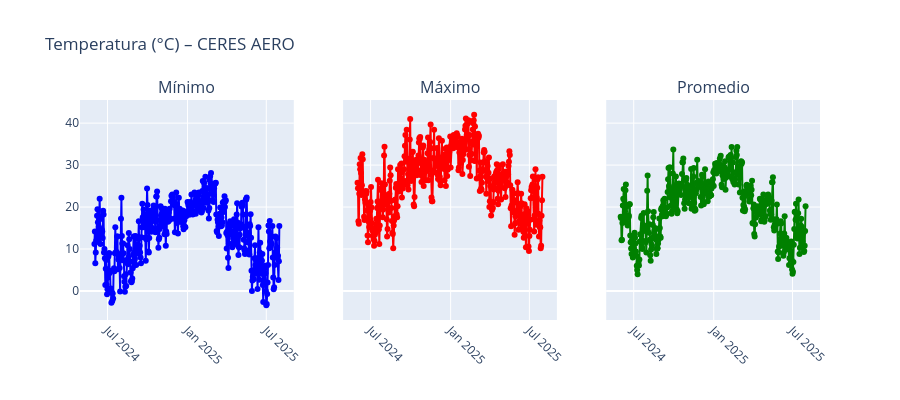
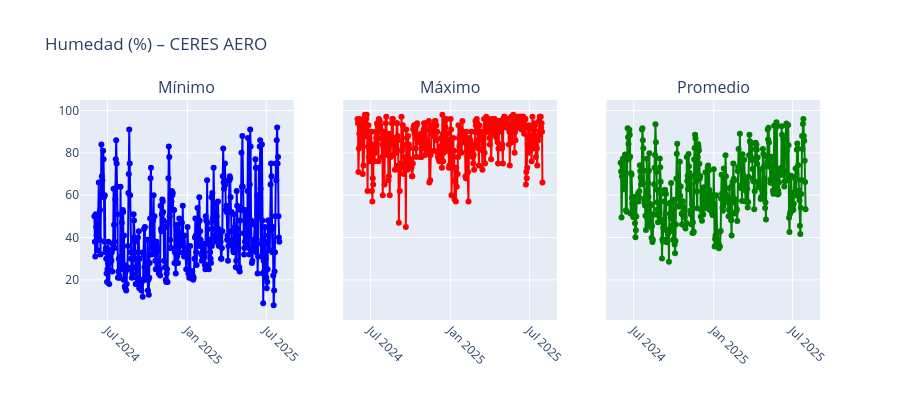
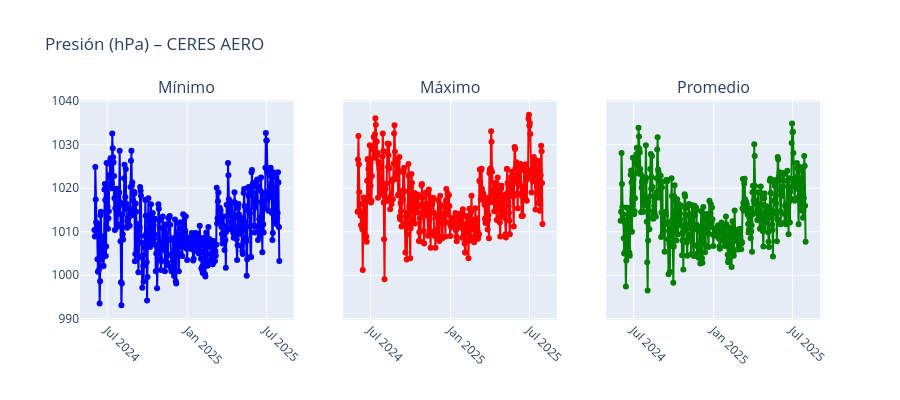
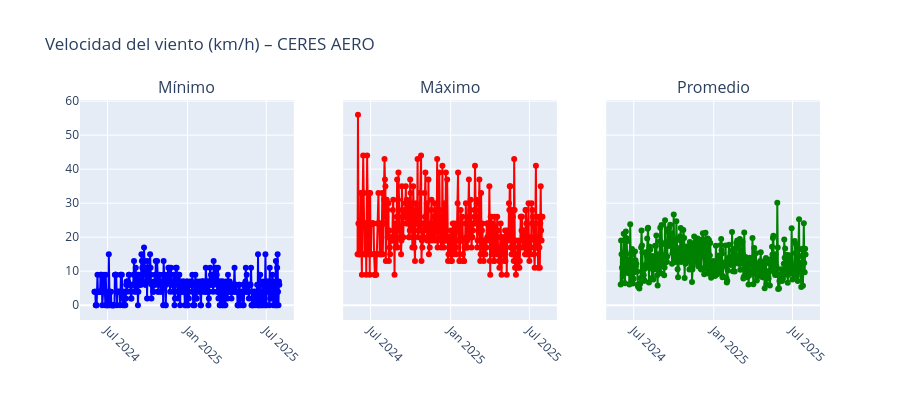

Notebook cell for these charts, in order:
### Markdown cell above
## Visualización por estación y por variable

Se generan gráficos individuales para cada estación meteorológica, mostrando la evolución diaria de temperatura, presión, humedad y viento. 
También se incluye una visualización tipo Windrose para observar la distribución de la dirección y velocidad del viento.

### Code cell
# Asegurar que FECHA esté en datetime
df_estaciones_group['FECHA'] = pd.to_datetime(df_estaciones_group['FECHA'])

variables = {
    'TEMP': {'min': 'TEMP_MIN', 'mean': 'TEMP_MEAN', 'max': 'TEMP_MAX', 'label': 'Temperatura (°C)'},
    'HUM': {'min': 'HUM_MIN', 'mean': 'HUM_MEAN', 'max': 'HUM_MAX', 'label': 'Humedad (%)'},
    'PNM': {'min': 'PNM_MIN', 'mean': 'PNM_MEAN', 'max': 'PNM_MAX', 'label': 'Presión (hPa)'},
    'WIND_SPEED': {'min': 'WIND_SPEED_MIN', 'mean': 'WIND_SPEED_MEAN', 'max': 'WIND_SPEED_MAX', 'label': 'Velocidad del viento (km/h)'}
}

# Recorrer estaciones
for estacion in df_estaciones_group['ESTACION'].unique():
    df_est_group = df_estaciones_group[df_estaciones_group['ESTACION'] == estacion]
    df_est_raw = df_estaciones[(df_estaciones['NOMBRE'] == estacion) & (df_estaciones['DD'] <= 360)]

    print(f"\n Estación: {estacion}")

    # Una fila por variable (cada una con 3 columnas: min, mean, max)
    for var, datos in variables.items():
        fig = make_subplots(
            rows=1, cols=3,
            shared_yaxes=True,
            subplot_titles=("Mínimo", "Máximo", "Promedio")
        )

        colores = {
            'min': 'blue',
            'max': 'red',
            'mean': 'green'
        }
        
        for i, tipo in enumerate(['min', 'max', 'mean']):
            fig.add_trace(
                go.Scatter(
                    x=df_est_group['FECHA'],
                    y=df_est_group[datos[tipo]],
                    mode='lines+markers',
                    name=f"{datos['label']} – {tipo}",
                    line=dict(color=colores[tipo]),
                    hovertemplate="Fecha: %{x|%d-%m-%Y}<br>Valor: %{y:.2f}<extra></extra>"
                ),
                row=1, col=i + 1
            )

        fig.update_layout(
            title_text=f"{datos['label']} – {estacion}",
            height=400,
            showlegend=False
        )
        fig.update_xaxes(tickangle=45)
        fig.show()

    # Graficar rosa del viento con matplotlib (se mantiene igual)
    ax = WindroseAxes.from_ax()
    ax.bar(df_est_raw['DD'], df_est_raw['FF'], normed=True, opening=0.8, edgecolor='white')
    ax.set_title(f'Dirección y velocidad del viento – {estacion}', fontsize=12)
    ax.set_legend()
    plt.show()

### Figure 1 — Plotly figure (JSON) as saved in the notebook; plotly's stock layout.template omitted (floating-point values rounded to 4 significant figures; data arrays with more than 128 entries replaced by an {"elided": "..."} marker saying what was removed)
{"data": [{"hovertemplate": "Fecha: %{x|%d-%m-%Y}<br>Valor: %{y:.2f}<extra></extra>", "line": {"color": "blue"}, "mode": "lines+markers", "name": "Temperatura (°C) – min", "type": "scatter", "x": {"elided": "422 str values"}, "xaxis": "x", "y": {"elided": "422 float values"}, "yaxis": "y"}, {"hovertemplate": "Fecha: %{x|%d-%m-%Y}<br>Valor: %{y:.2f}<extra></extra>", "line": {"color": "red"}, "mode": "lines+markers", "name": "Temperatura (°C) – max", "type": "scatter", "x": {"elided": "422 str values"}, "xaxis": "x2", "y": {"elided": "422 float values"}, "yaxis": "y2"}, {"hovertemplate": "Fecha: %{x|%d-%m-%Y}<br>Valor: %{y:.2f}<extra></extra>", "line": {"color": "green"}, "mode": "lines+markers", "name": "Temperatura (°C) – mean", "type": "scatter", "x": {"elided": "422 str values"}, "xaxis": "x3", "y": {"elided": "422 float values"}, "yaxis": "y3"}], "layout": {"annotations": [{"font": {"size": 16}, "showarrow": false, "text": "Mínimo", "x": 0.1444, "xanchor": "center", "xref": "paper", "y": 1.0, "yanchor": "bottom", "yref": "paper"}, {"font": {"size": 16}, "showarrow": false, "text": "Máximo", "x": 0.5, "xanchor": "center", "xref": "paper", "y": 1.0, "yanchor": "bottom", "yref": "paper"}, {"font": {"size": 16}, "showarrow": false, "text": "Promedio", "x": 0.8556, "xanchor": "center", "xref": "paper", "y": 1.0, "yanchor": "bottom", "yref": "paper"}], "height": 400, "showlegend": false, "title": {"text": "Temperatura (°C) – CERES AERO"}, "xaxis": {"anchor": "y", "domain": [0.0, 0.2889], "tickangle": 45}, "xaxis2": {"anchor": "y2", "domain": [0.3556, 0.6444], "tickangle": 45}, "xaxis3": {"anchor": "y3", "domain": [0.7111, 1.0], "tickangle": 45}, "yaxis": {"anchor": "x", "domain": [0.0, 1.0]}, "yaxis2": {"anchor": "x2", "domain": [0.0, 1.0], "matches": "y", "showticklabels": false}, "yaxis3": {"anchor": "x3", "domain": [0.0, 1.0], "matches": "y", "showticklabels": false}}}

### Figure 2 — Plotly figure (JSON) as saved in the notebook; plotly's stock layout.template omitted (floating-point values rounded to 4 significant figures; data arrays with more than 128 entries replaced by an {"elided": "..."} marker saying what was removed)
{"data": [{"hovertemplate": "Fecha: %{x|%d-%m-%Y}<br>Valor: %{y:.2f}<extra></extra>", "line": {"color": "blue"}, "mode": "lines+markers", "name": "Humedad (%) – min", "type": "scatter", "x": {"elided": "422 str values"}, "xaxis": "x", "y": {"elided": "422 int values"}, "yaxis": "y"}, {"hovertemplate": "Fecha: %{x|%d-%m-%Y}<br>Valor: %{y:.2f}<extra></extra>", "line": {"color": "red"}, "mode": "lines+markers", "name": "Humedad (%) – max", "type": "scatter", "x": {"elided": "422 str values"}, "xaxis": "x2", "y": {"elided": "422 int values"}, "yaxis": "y2"}, {"hovertemplate": "Fecha: %{x|%d-%m-%Y}<br>Valor: %{y:.2f}<extra></extra>", "line": {"color": "green"}, "mode": "lines+markers", "name": "Humedad (%) – mean", "type": "scatter", "x": {"elided": "422 str values"}, "xaxis": "x3", "y": {"elided": "422 float values"}, "yaxis": "y3"}], "layout": {"annotations": [{"font": {"size": 16}, "showarrow": false, "text": "Mínimo", "x": 0.1444, "xanchor": "center", "xref": "paper", "y": 1.0, "yanchor": "bottom", "yref": "paper"}, {"font": {"size": 16}, "showarrow": false, "text": "Máximo", "x": 0.5, "xanchor": "center", "xref": "paper", "y": 1.0, "yanchor": "bottom", "yref": "paper"}, {"font": {"size": 16}, "showarrow": false, "text": "Promedio", "x": 0.8556, "xanchor": "center", "xref": "paper", "y": 1.0, "yanchor": "bottom", "yref": "paper"}], "height": 400, "showlegend": false, "title": {"text": "Humedad (%) – CERES AERO"}, "xaxis": {"anchor": "y", "domain": [0.0, 0.2889], "tickangle": 45}, "xaxis2": {"anchor": "y2", "domain": [0.3556, 0.6444], "tickangle": 45}, "xaxis3": {"anchor": "y3", "domain": [0.7111, 1.0], "tickangle": 45}, "yaxis": {"anchor": "x", "domain": [0.0, 1.0]}, "yaxis2": {"anchor": "x2", "domain": [0.0, 1.0], "matches": "y", "showticklabels": false}, "yaxis3": {"anchor": "x3", "domain": [0.0, 1.0], "matches": "y", "showticklabels": false}}}

### Figure 3 — Plotly figure (JSON) as saved in the notebook; plotly's stock layout.template omitted (floating-point values rounded to 4 significant figures; data arrays with more than 128 entries replaced by an {"elided": "..."} marker saying what was removed)
{"data": [{"hovertemplate": "Fecha: %{x|%d-%m-%Y}<br>Valor: %{y:.2f}<extra></extra>", "line": {"color": "blue"}, "mode": "lines+markers", "name": "Presión (hPa) – min", "type": "scatter", "x": {"elided": "422 str values"}, "xaxis": "x", "y": {"elided": "422 float values"}, "yaxis": "y"}, {"hovertemplate": "Fecha: %{x|%d-%m-%Y}<br>Valor: %{y:.2f}<extra></extra>", "line": {"color": "red"}, "mode": "lines+markers", "name": "Presión (hPa) – max", "type": "scatter", "x": {"elided": "422 str values"}, "xaxis": "x2", "y": {"elided": "422 float values"}, "yaxis": "y2"}, {"hovertemplate": "Fecha: %{x|%d-%m-%Y}<br>Valor: %{y:.2f}<extra></extra>", "line": {"color": "green"}, "mode": "lines+markers", "name": "Presión (hPa) – mean", "type": "scatter", "x": {"elided": "422 str values"}, "xaxis": "x3", "y": {"elided": "422 float values"}, "yaxis": "y3"}], "layout": {"annotations": [{"font": {"size": 16}, "showarrow": false, "text": "Mínimo", "x": 0.1444, "xanchor": "center", "xref": "paper", "y": 1.0, "yanchor": "bottom", "yref": "paper"}, {"font": {"size": 16}, "showarrow": false, "text": "Máximo", "x": 0.5, "xanchor": "center", "xref": "paper", "y": 1.0, "yanchor": "bottom", "yref": "paper"}, {"font": {"size": 16}, "showarrow": false, "text": "Promedio", "x": 0.8556, "xanchor": "center", "xref": "paper", "y": 1.0, "yanchor": "bottom", "yref": "paper"}], "height": 400, "showlegend": false, "title": {"text": "Presión (hPa) – CERES AERO"}, "xaxis": {"anchor": "y", "domain": [0.0, 0.2889], "tickangle": 45}, "xaxis2": {"anchor": "y2", "domain": [0.3556, 0.6444], "tickangle": 45}, "xaxis3": {"anchor": "y3", "domain": [0.7111, 1.0], "tickangle": 45}, "yaxis": {"anchor": "x", "domain": [0.0, 1.0]}, "yaxis2": {"anchor": "x2", "domain": [0.0, 1.0], "matches": "y", "showticklabels": false}, "yaxis3": {"anchor": "x3", "domain": [0.0, 1.0], "matches": "y", "showticklabels": false}}}

### Figure 4 — Plotly figure (JSON) as saved in the notebook; plotly's stock layout.template omitted (floating-point values rounded to 4 significant figures; data arrays with more than 128 entries replaced by an {"elided": "..."} marker saying what was removed)
{"data": [{"hovertemplate": "Fecha: %{x|%d-%m-%Y}<br>Valor: %{y:.2f}<extra></extra>", "line": {"color": "blue"}, "mode": "lines+markers", "name": "Velocidad del viento (km/h) – min", "type": "scatter", "x": {"elided": "422 str values"}, "xaxis": "x", "y": {"elided": "422 int values"}, "yaxis": "y"}, {"hovertemplate": "Fecha: %{x|%d-%m-%Y}<br>Valor: %{y:.2f}<extra></extra>", "line": {"color": "red"}, "mode": "lines+markers", "name": "Velocidad del viento (km/h) – max", "type": "scatter", "x": {"elided": "422 str values"}, "xaxis": "x2", "y": {"elided": "422 int values"}, "yaxis": "y2"}, {"hovertemplate": "Fecha: %{x|%d-%m-%Y}<br>Valor: %{y:.2f}<extra></extra>", "line": {"color": "green"}, "mode": "lines+markers", "name": "Velocidad del viento (km/h) – mean", "type": "scatter", "x": {"elided": "422 str values"}, "xaxis": "x3", "y": {"elided": "422 float values"}, "yaxis": "y3"}], "layout": {"annotations": [{"font": {"size": 16}, "showarrow": false, "text": "Mínimo", "x": 0.1444, "xanchor": "center", "xref": "paper", "y": 1.0, "yanchor": "bottom", "yref": "paper"}, {"font": {"size": 16}, "showarrow": false, "text": "Máximo", "x": 0.5, "xanchor": "center", "xref": "paper", "y": 1.0, "yanchor": "bottom", "yref": "paper"}, {"font": {"size": 16}, "showarrow": false, "text": "Promedio", "x": 0.8556, "xanchor": "center", "xref": "paper", "y": 1.0, "yanchor": "bottom", "yref": "paper"}], "height": 400, "showlegend": false, "title": {"text": "Velocidad del viento (km/h) – CERES AERO"}, "xaxis": {"anchor": "y", "domain": [0.0, 0.2889], "tickangle": 45}, "xaxis2": {"anchor": "y2", "domain": [0.3556, 0.6444], "tickangle": 45}, "xaxis3": {"anchor": "y3", "domain": [0.7111, 1.0], "tickangle": 45}, "yaxis": {"anchor": "x", "domain": [0.0, 1.0]}, "yaxis2": {"anchor": "x2", "domain": [0.0, 1.0], "matches": "y", "showticklabels": false}, "yaxis3": {"anchor": "x3", "domain": [0.0, 1.0], "matches": "y", "showticklabels": false}}}
